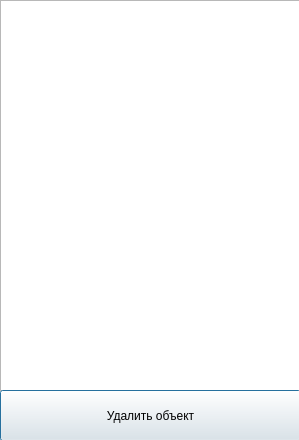
<?xml version="1.0" encoding="UTF-8"?>
<ui version="4.0">
 <class>ObjectHangman</class>
 <widget class="QDialog" name="ObjectHangman">
  <property name="geometry">
   <rect>
    <x>0</x>
    <y>0</y>
    <width>299</width>
    <height>440</height>
   </rect>
  </property>
  <property name="windowTitle">
   <string>Dialog</string>
  </property>
  <widget class="QListWidget" name="listWidget">
   <property name="geometry">
    <rect>
     <x>0</x>
     <y>0</y>
     <width>301</width>
     <height>391</height>
    </rect>
   </property>
  </widget>
  <widget class="QPushButton" name="pushButton">
   <property name="geometry">
    <rect>
     <x>0</x>
     <y>390</y>
     <width>301</width>
     <height>51</height>
    </rect>
   </property>
   <property name="text">
    <string>Удалить объект</string>
   </property>
  </widget>
 </widget>
 <resources/>
 <connections/>
</ui>
